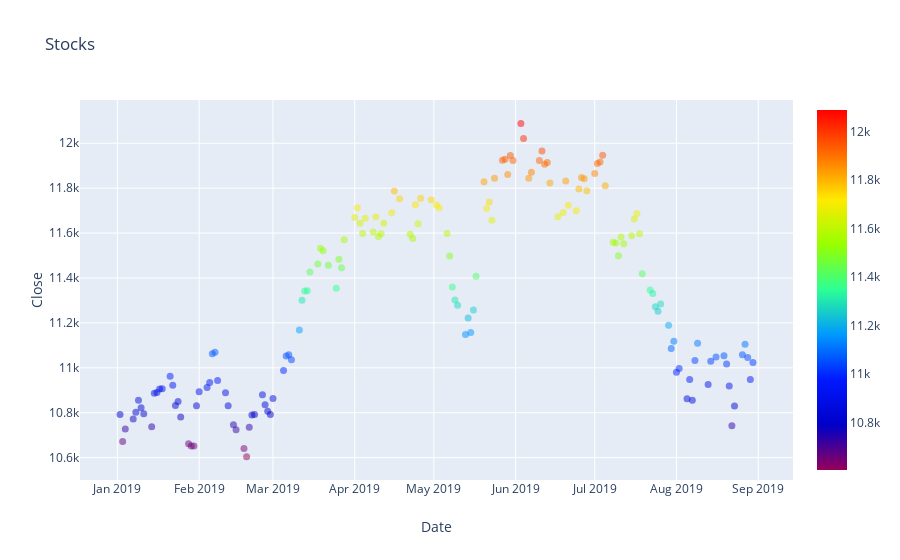

This figure's notebook cell:
### Code cell
offline.iplot(fig)

### Figure 1 — Plotly figure (JSON) as saved in the notebook; plotly's stock layout.template omitted (floating-point values rounded to 4 significant figures; data arrays with more than 128 entries replaced by an {"elided": "..."} marker saying what was removed)
{"data": [{"marker": {"color": {"elided": "161 float values"}, "colorscale": [[0, "rgb(150,0,90)"], [0.125, "rgb(0,0,200)"], [0.25, "rgb(0,25,255)"], [0.375, "rgb(0,152,255)"], [0.5, "rgb(44,255,150)"], [0.625, "rgb(151,255,0)"], [0.75, "rgb(255,234,0)"], [0.875, "rgb(255,111,0)"], [1, "rgb(255,0,0)"]], "opacity": 0.5, "showscale": true, "size": 7}, "mode": "markers", "text": {"elided": "161 float values"}, "type": "scatter", "x": {"elided": "161 str values"}, "y": {"elided": "161 float values"}}], "layout": {"autosize": true, "hovermode": "closest", "title": {"text": "Stocks"}, "xaxis": {"autorange": true, "range": ["2018-12-18 09:49:56.8647", "2019-09-13 14:10:03.1353"], "title": {"text": "Date"}, "type": "date"}, "yaxis": {"autorange": true, "range": [10490.0, 12200.0], "title": {"text": "Close"}, "type": "linear"}}}
